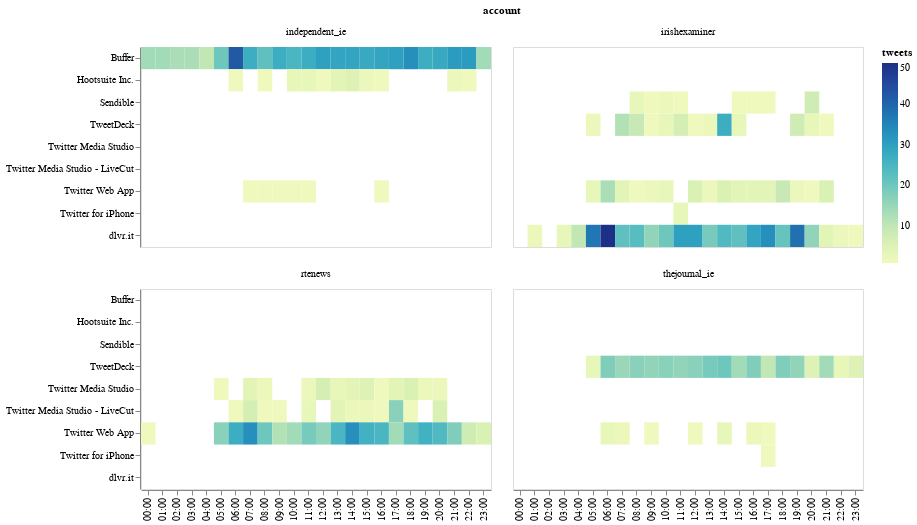

Notebook code cell kept with this figure:
### Code cell
base = alt.Chart(tweet_times).mark_rect().encode(
    x=alt.X('time:O', axis=alt.Axis(title="")),
    y=alt.Y('source:O', axis=alt.Axis(title="")),
    color='tweets:Q',
    tooltip=["time", "source", "account", "tweets"]
).properties(
    width=350,
    height=200,
    title='zebadee'
).facet('account:N', columns=2)

base

### Figure 1 — Vega-Lite specification as saved in the notebook (floating-point values rounded to 4 significant figures; data arrays with more than 128 entries replaced by an {"elided": "..."} marker saying what was removed)
{"config": {"view": {"continuousWidth": 400, "continuousHeight": 300}}, "data": {"name": "data-e8be7e26af4e72a5585f107634887431"}, "facet": {"type": "nominal", "field": "account"}, "spec": {"mark": "rect", "encoding": {"color": {"type": "quantitative", "field": "tweets"}, "tooltip": [{"type": "nominal", "field": "time"}, {"type": "nominal", "field": "source"}, {"type": "nominal", "field": "account"}, {"type": "quantitative", "field": "tweets"}], "x": {"type": "ordinal", "axis": {"title": ""}, "field": "time"}, "y": {"type": "ordinal", "axis": {"title": ""}, "field": "source"}}, "height": 200, "title": "zebadee", "width": 350}, "columns": 2, "$schema": "https://vega.github.io/schema/vega-lite/v4.8.1.json", "datasets": {"data-e8be7e26af4e72a5585f107634887431": {"elided": "173 records"}}}
